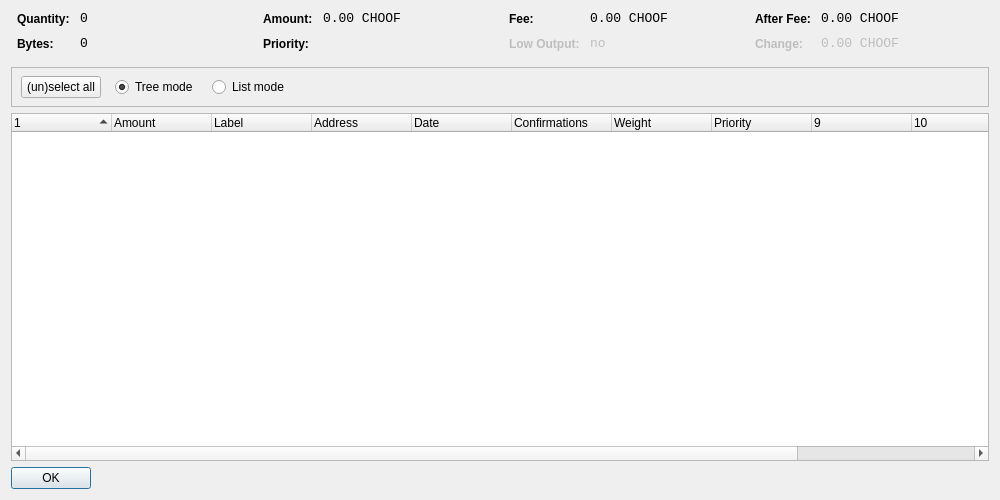
<?xml version="1.0" encoding="UTF-8"?>
<ui version="4.0">
 <class>CoinControlDialog</class>
 <widget class="QWidget" name="CoinControlDialog">
  <property name="geometry">
   <rect>
    <x>0</x>
    <y>0</y>
    <width>1000</width>
    <height>500</height>
   </rect>
  </property>
  <property name="windowTitle">
   <string>Coin Control</string>
  </property>
  <layout class="QVBoxLayout" name="verticalLayout">
   <item>
    <layout class="QHBoxLayout" name="horizontalLayoutTop" stretch="0,0,0,0">
     <property name="topMargin">
      <number>0</number>
     </property>
     <property name="bottomMargin">
      <number>10</number>
     </property>
     <item>
      <layout class="QFormLayout" name="formLayoutCoinControl1">
       <property name="horizontalSpacing">
        <number>10</number>
       </property>
       <property name="verticalSpacing">
        <number>10</number>
       </property>
       <property name="leftMargin">
        <number>6</number>
       </property>
       <property name="rightMargin">
        <number>6</number>
       </property>
       <item row="0" column="0">
        <widget class="QLabel" name="labelCoinControlQuantityText">
         <property name="styleSheet">
          <string notr="true">font-weight:bold;</string>
         </property>
         <property name="text">
          <string>Quantity:</string>
         </property>
        </widget>
       </item>
       <item row="0" column="1">
        <widget class="QLabel" name="labelCoinControlQuantity">
         <property name="font">
          <font>
           <family>Monospace</family>
           <pointsize>10</pointsize>
          </font>
         </property>
         <property name="cursor">
          <cursorShape>IBeamCursor</cursorShape>
         </property>
         <property name="contextMenuPolicy">
          <enum>Qt::ActionsContextMenu</enum>
         </property>
         <property name="text">
          <string notr="true">0</string>
         </property>
         <property name="textInteractionFlags">
          <set>Qt::LinksAccessibleByMouse|Qt::TextSelectableByKeyboard|Qt::TextSelectableByMouse</set>
         </property>
        </widget>
       </item>
       <item row="1" column="0">
        <widget class="QLabel" name="labelCoinControlBytesText">
         <property name="styleSheet">
          <string notr="true">font-weight:bold;</string>
         </property>
         <property name="text">
          <string>Bytes:</string>
         </property>
        </widget>
       </item>
       <item row="1" column="1">
        <widget class="QLabel" name="labelCoinControlBytes">
         <property name="font">
          <font>
           <family>Monospace</family>
           <pointsize>10</pointsize>
          </font>
         </property>
         <property name="cursor">
          <cursorShape>IBeamCursor</cursorShape>
         </property>
         <property name="contextMenuPolicy">
          <enum>Qt::ActionsContextMenu</enum>
         </property>
         <property name="text">
          <string notr="true">0</string>
         </property>
         <property name="textInteractionFlags">
          <set>Qt::LinksAccessibleByMouse|Qt::TextSelectableByKeyboard|Qt::TextSelectableByMouse</set>
         </property>
        </widget>
       </item>
      </layout>
     </item>
     <item>
      <layout class="QFormLayout" name="formLayoutCoinControl2">
       <property name="horizontalSpacing">
        <number>10</number>
       </property>
       <property name="verticalSpacing">
        <number>10</number>
       </property>
       <property name="leftMargin">
        <number>6</number>
       </property>
       <property name="rightMargin">
        <number>6</number>
       </property>
       <item row="0" column="0">
        <widget class="QLabel" name="labelCoinControlAmountText">
         <property name="styleSheet">
          <string notr="true">font-weight:bold;</string>
         </property>
         <property name="text">
          <string>Amount:</string>
         </property>
        </widget>
       </item>
       <item row="0" column="1">
        <widget class="QLabel" name="labelCoinControlAmount">
         <property name="font">
          <font>
           <family>Monospace</family>
           <pointsize>10</pointsize>
          </font>
         </property>
         <property name="cursor">
          <cursorShape>IBeamCursor</cursorShape>
         </property>
         <property name="contextMenuPolicy">
          <enum>Qt::ActionsContextMenu</enum>
         </property>
         <property name="text">
          <string notr="true">0.00 CHOOF</string>
         </property>
         <property name="textInteractionFlags">
          <set>Qt::LinksAccessibleByMouse|Qt::TextSelectableByKeyboard|Qt::TextSelectableByMouse</set>
         </property>
        </widget>
       </item>
       <item row="1" column="0">
        <widget class="QLabel" name="labelCoinControlPriorityText">
         <property name="styleSheet">
          <string notr="true">font-weight:bold;</string>
         </property>
         <property name="text">
          <string>Priority:</string>
         </property>
        </widget>
       </item>
       <item row="1" column="1">
        <widget class="QLabel" name="labelCoinControlPriority">
         <property name="font">
          <font>
           <family>Monospace</family>
           <pointsize>10</pointsize>
          </font>
         </property>
         <property name="cursor">
          <cursorShape>IBeamCursor</cursorShape>
         </property>
         <property name="contextMenuPolicy">
          <enum>Qt::ActionsContextMenu</enum>
         </property>
         <property name="text">
          <string/>
         </property>
         <property name="textInteractionFlags">
          <set>Qt::LinksAccessibleByMouse|Qt::TextSelectableByKeyboard|Qt::TextSelectableByMouse</set>
         </property>
        </widget>
       </item>
      </layout>
     </item>
     <item>
      <layout class="QFormLayout" name="formLayoutCoinControl3">
       <property name="horizontalSpacing">
        <number>10</number>
       </property>
       <property name="verticalSpacing">
        <number>10</number>
       </property>
       <property name="leftMargin">
        <number>6</number>
       </property>
       <property name="rightMargin">
        <number>6</number>
       </property>
       <item row="0" column="0">
        <widget class="QLabel" name="labelCoinControlFeeText">
         <property name="styleSheet">
          <string notr="true">font-weight:bold;</string>
         </property>
         <property name="text">
          <string>Fee:</string>
         </property>
        </widget>
       </item>
       <item row="0" column="1">
        <widget class="QLabel" name="labelCoinControlFee">
         <property name="font">
          <font>
           <family>Monospace</family>
           <pointsize>10</pointsize>
          </font>
         </property>
         <property name="cursor">
          <cursorShape>IBeamCursor</cursorShape>
         </property>
         <property name="contextMenuPolicy">
          <enum>Qt::ActionsContextMenu</enum>
         </property>
         <property name="text">
          <string notr="true">0.00 CHOOF</string>
         </property>
         <property name="textInteractionFlags">
          <set>Qt::LinksAccessibleByMouse|Qt::TextSelectableByKeyboard|Qt::TextSelectableByMouse</set>
         </property>
        </widget>
       </item>
       <item row="1" column="0">
        <widget class="QLabel" name="labelCoinControlLowOutputText">
         <property name="enabled">
          <bool>false</bool>
         </property>
         <property name="styleSheet">
          <string notr="true">font-weight:bold;</string>
         </property>
         <property name="text">
          <string>Low Output:</string>
         </property>
        </widget>
       </item>
       <item row="1" column="1">
        <widget class="QLabel" name="labelCoinControlLowOutput">
         <property name="enabled">
          <bool>false</bool>
         </property>
         <property name="font">
          <font>
           <family>Monospace</family>
           <pointsize>10</pointsize>
          </font>
         </property>
         <property name="cursor">
          <cursorShape>IBeamCursor</cursorShape>
         </property>
         <property name="contextMenuPolicy">
          <enum>Qt::ActionsContextMenu</enum>
         </property>
         <property name="text">
          <string>no</string>
         </property>
         <property name="textInteractionFlags">
          <set>Qt::LinksAccessibleByMouse|Qt::TextSelectableByKeyboard|Qt::TextSelectableByMouse</set>
         </property>
        </widget>
       </item>
      </layout>
     </item>
     <item>
      <layout class="QFormLayout" name="formLayoutCoinControl4">
       <property name="horizontalSpacing">
        <number>10</number>
       </property>
       <property name="verticalSpacing">
        <number>10</number>
       </property>
       <property name="leftMargin">
        <number>6</number>
       </property>
       <property name="rightMargin">
        <number>6</number>
       </property>
       <item row="0" column="0">
        <widget class="QLabel" name="labelCoinControlAfterFeeText">
         <property name="styleSheet">
          <string notr="true">font-weight:bold;</string>
         </property>
         <property name="text">
          <string>After Fee:</string>
         </property>
        </widget>
       </item>
       <item row="0" column="1">
        <widget class="QLabel" name="labelCoinControlAfterFee">
         <property name="font">
          <font>
           <family>Monospace</family>
           <pointsize>10</pointsize>
          </font>
         </property>
         <property name="cursor">
          <cursorShape>IBeamCursor</cursorShape>
         </property>
         <property name="contextMenuPolicy">
          <enum>Qt::ActionsContextMenu</enum>
         </property>
         <property name="text">
          <string notr="true">0.00 CHOOF</string>
         </property>
         <property name="textInteractionFlags">
          <set>Qt::LinksAccessibleByMouse|Qt::TextSelectableByKeyboard|Qt::TextSelectableByMouse</set>
         </property>
        </widget>
       </item>
       <item row="1" column="0">
        <widget class="QLabel" name="labelCoinControlChangeText">
         <property name="enabled">
          <bool>false</bool>
         </property>
         <property name="styleSheet">
          <string notr="true">font-weight:bold;</string>
         </property>
         <property name="text">
          <string>Change:</string>
         </property>
        </widget>
       </item>
       <item row="1" column="1">
        <widget class="QLabel" name="labelCoinControlChange">
         <property name="enabled">
          <bool>false</bool>
         </property>
         <property name="font">
          <font>
           <family>Monospace</family>
           <pointsize>10</pointsize>
          </font>
         </property>
         <property name="cursor">
          <cursorShape>IBeamCursor</cursorShape>
         </property>
         <property name="contextMenuPolicy">
          <enum>Qt::ActionsContextMenu</enum>
         </property>
         <property name="text">
          <string notr="true">0.00 CHOOF</string>
         </property>
         <property name="textInteractionFlags">
          <set>Qt::LinksAccessibleByMouse|Qt::TextSelectableByKeyboard|Qt::TextSelectableByMouse</set>
         </property>
        </widget>
       </item>
      </layout>
     </item>
    </layout>
   </item>
   <item>
    <widget class="QFrame" name="frame">
     <property name="minimumSize">
      <size>
       <width>0</width>
       <height>40</height>
      </size>
     </property>
     <property name="frameShape">
      <enum>QFrame::StyledPanel</enum>
     </property>
     <property name="frameShadow">
      <enum>QFrame::Sunken</enum>
     </property>
     <widget class="QWidget" name="horizontalLayoutWidget">
      <property name="geometry">
       <rect>
        <x>10</x>
        <y>0</y>
        <width>781</width>
        <height>41</height>
       </rect>
      </property>
      <layout class="QHBoxLayout" name="horizontalLayoutPanel" stretch="0,0,0,0">
       <property name="spacing">
        <number>14</number>
       </property>
       <item>
        <widget class="QPushButton" name="pushButtonSelectAll">
         <property name="sizePolicy">
          <sizepolicy hsizetype="Maximum" vsizetype="Fixed">
           <horstretch>0</horstretch>
           <verstretch>0</verstretch>
          </sizepolicy>
         </property>
         <property name="text">
          <string>(un)select all</string>
         </property>
        </widget>
       </item>
       <item>
        <widget class="QRadioButton" name="radioTreeMode">
         <property name="sizePolicy">
          <sizepolicy hsizetype="Maximum" vsizetype="Fixed">
           <horstretch>0</horstretch>
           <verstretch>0</verstretch>
          </sizepolicy>
         </property>
         <property name="text">
          <string>Tree mode</string>
         </property>
         <property name="checked">
          <bool>true</bool>
         </property>
        </widget>
       </item>
       <item>
        <widget class="QRadioButton" name="radioListMode">
         <property name="sizePolicy">
          <sizepolicy hsizetype="Maximum" vsizetype="Fixed">
           <horstretch>0</horstretch>
           <verstretch>0</verstretch>
          </sizepolicy>
         </property>
         <property name="text">
          <string>List mode</string>
         </property>
        </widget>
       </item>
       <item>
        <spacer name="horizontalSpacer">
         <property name="orientation">
          <enum>Qt::Horizontal</enum>
         </property>
         <property name="sizeHint" stdset="0">
          <size>
           <width>40</width>
           <height>20</height>
          </size>
         </property>
        </spacer>
       </item>
      </layout>
     </widget>
    </widget>
   </item>
   <item>
    <widget class="CoinControlTreeWidget" name="treeWidget">
     <property name="contextMenuPolicy">
      <enum>Qt::CustomContextMenu</enum>
     </property>
     <property name="sortingEnabled">
      <bool>false</bool>
     </property>
     <property name="columnCount">
      <number>12</number>
     </property>
     <attribute name="headerShowSortIndicator" stdset="0">
      <bool>true</bool>
     </attribute>
     <attribute name="headerStretchLastSection">
      <bool>false</bool>
     </attribute>
     <column>
      <property name="text">
       <string/>
      </property>
     </column>
     <column>
      <property name="text">
       <string>Amount</string>
      </property>
     </column>
     <column>
      <property name="text">
       <string>Label</string>
      </property>
     </column>
     <column>
      <property name="text">
       <string>Address</string>
      </property>
     </column>
     <column>
      <property name="text">
       <string>Date</string>
      </property>
     </column>
     <column>
      <property name="text">
       <string>Confirmations</string>
      </property>
      <property name="toolTip">
       <string>Confirmed</string>
      </property>
     </column>
     <column>
      <property name="text">
       <string>Weight</string>
      </property>
     </column>
     <column>
      <property name="text">
       <string>Priority</string>
      </property>
     </column>
     <column>
      <property name="text">
       <string/>
      </property>
     </column>
     <column>
      <property name="text">
       <string/>
      </property>
     </column>
     <column>
      <property name="text">
       <string/>
      </property>
     </column>
     <column>
      <property name="text">
       <string/>
      </property>
     </column>
    </widget>
   </item>
   <item>
    <widget class="QDialogButtonBox" name="buttonBox">
     <property name="sizePolicy">
      <sizepolicy hsizetype="Maximum" vsizetype="Fixed">
       <horstretch>0</horstretch>
       <verstretch>0</verstretch>
      </sizepolicy>
     </property>
     <property name="orientation">
      <enum>Qt::Horizontal</enum>
     </property>
     <property name="standardButtons">
      <set>QDialogButtonBox::Ok</set>
     </property>
    </widget>
   </item>
  </layout>
 </widget>
 <customwidgets>
  <customwidget>
   <class>CoinControlTreeWidget</class>
   <extends>QTreeWidget</extends>
   <header>coincontroltreewidget.h</header>
  </customwidget>
 </customwidgets>
 <resources/>
 <connections/>
</ui>
